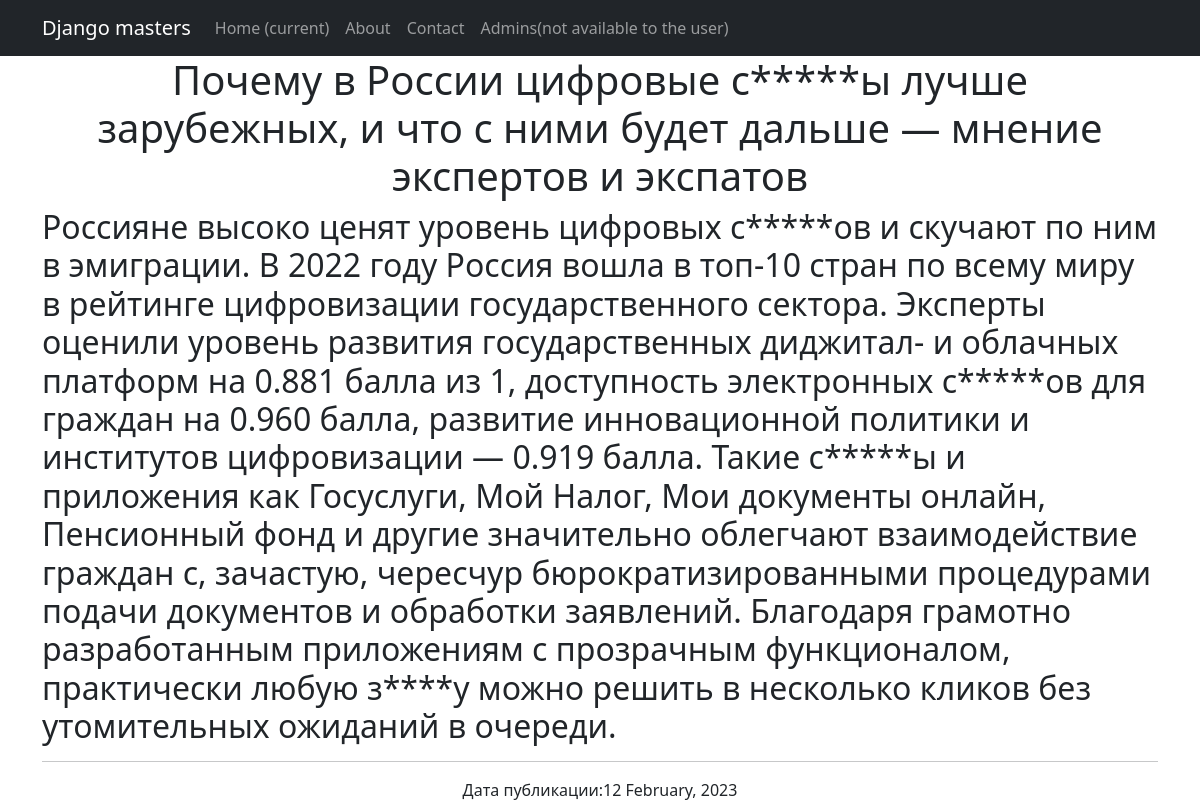
The app's page /NewsPaper/1, older data.
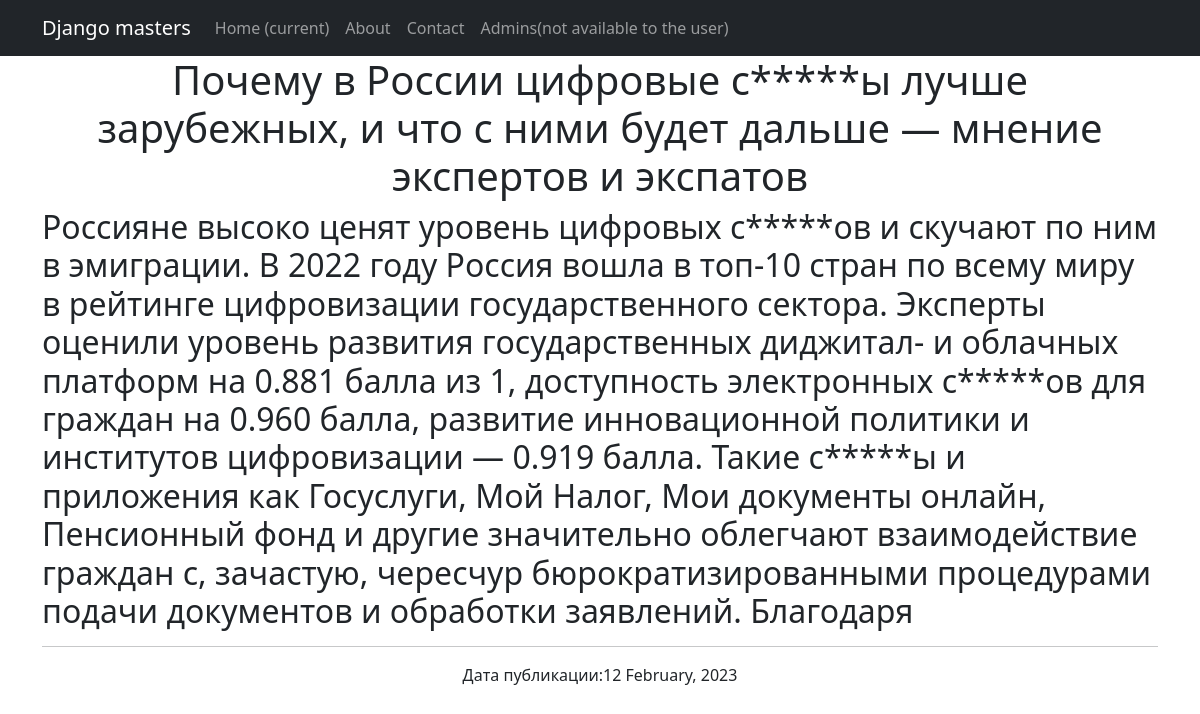
The same page, newer data.
### news/models.py (models this page shows, shortened)
class Post(models.Model):
    news = 'NE'
    article = 'AR'
    FIELD = [
        (news, 'Новость'),
        (article, 'Статья')
    ]
    article_or_news = models.CharField(max_length=2, choices=FIELD)
    data_time = models.DateTimeField(auto_now_add=True)
    name_news = models.CharField(max_length=255)
    text_news = models.TextField()
    rating_news = models.IntegerField(default=0)
    author_post = models.ForeignKey(Author, on_delete=models.CASCADE)
    post_category = models.ManyToManyField(Category, through='PostCategory')

### news/views.py (the view)
# urls.py: path('<int:pk>', NewsBlockDetail.as_view(), name='news_detail'),
class NewsBlockDetail(DetailView):
    model = Post
    template_name = 'news_block.html'
    context_object_name = 'news_block'
    def get_context_data(self, **kwargs):
        context = super().get_context_data(**kwargs)
        context['is_not_subscription'] = self.request.user
        return context
    def get_object(self, *args, **kwargs):
        obj = cache.get(f'post-{self.kwargs["pk"]}', None)
        if not obj:
            obj = super().get_object(queryset=self.queryset)
            cache.set(f'product-{self.kwargs["pk"]}', obj)
        return obj

### news/templatetags/words_filters.py (called while the page is built)
    @register.filter()
    def curse(value):
        for i, j in CURSE_WORDS.items():
            value = value.replace(i, j)
        return value

### templates/news_block.html (shortened to what this page needs)
{% extends 'flatpages/default.html' %}
{% load words_filters %}
{% block content %}
<h1>{{ news_block.name_news|curse }}</h1>
<h2 style="text-align: left;">{{ news_block.text_news|curse }}</h2>
<hr>
<h style="text-align: left;">Дата публикации:{{ news_block.data_time|date:"d E, Y" }}</h>
{% endblock content %}

Row changes from the older to the newer data that the page shows:
changed Post: text_news|curse "…и обработки заявлений. Благодаря грамотно разработанным приложениям с прозрачным функционалом, практически любую з****у можно решить в несколько кликов без утомительных ожиданий в очереди." → "…и обработки заявлений. Благодаря"
